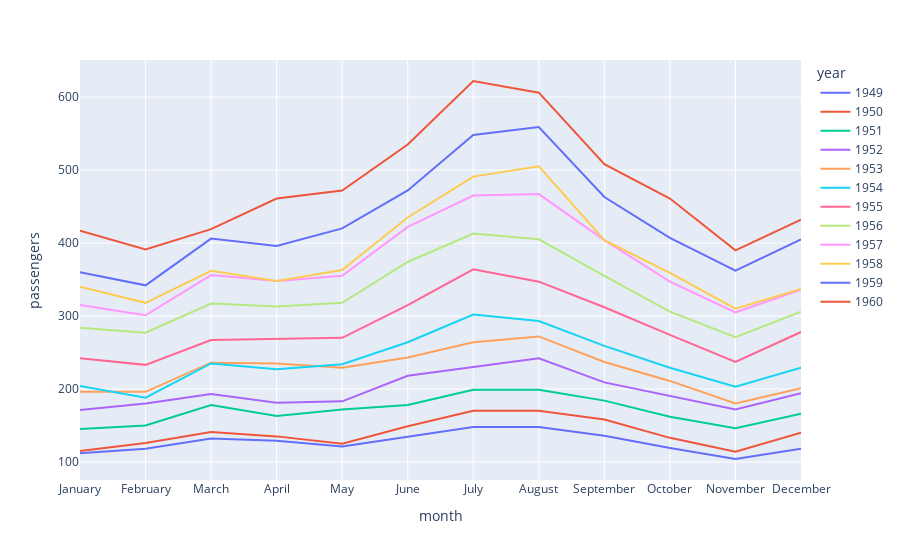

Notebook source saved alongside this figure:
### Code cell
px.line(df, x='month', y='passengers', color='year')

### Figure 1 — Plotly figure (JSON) as saved in the notebook; plotly's stock layout.template omitted (floating-point values rounded to 4 significant figures)
{"data": [{"hovertemplate": "year=1949<br>month=%{x}<br>passengers=%{y}<extra></extra>", "legendgroup": "1949", "line": {"color": "#636efa", "dash": "solid"}, "marker": {"symbol": "circle"}, "mode": "lines", "name": "1949", "orientation": "v", "showlegend": true, "type": "scatter", "x": ["January", "February", "March", "April", "May", "June", "July", "August", "September", "October", "November", "December"], "xaxis": "x", "y": [112, 118, 132, 129, 121, 135, 148, 148, 136, 119, 104, 118], "yaxis": "y"}, {"hovertemplate": "year=1950<br>month=%{x}<br>passengers=%{y}<extra></extra>", "legendgroup": "1950", "line": {"color": "#EF553B", "dash": "solid"}, "marker": {"symbol": "circle"}, "mode": "lines", "name": "1950", "orientation": "v", "showlegend": true, "type": "scatter", "x": ["January", "February", "March", "April", "May", "June", "July", "August", "September", "October", "November", "December"], "xaxis": "x", "y": [115, 126, 141, 135, 125, 149, 170, 170, 158, 133, 114, 140], "yaxis": "y"}, {"hovertemplate": "year=1951<br>month=%{x}<br>passengers=%{y}<extra></extra>", "legendgroup": "1951", "line": {"color": "#00cc96", "dash": "solid"}, "marker": {"symbol": "circle"}, "mode": "lines", "name": "1951", "orientation": "v", "showlegend": true, "type": "scatter", "x": ["January", "February", "March", "April", "May", "June", "July", "August", "September", "October", "November", "December"], "xaxis": "x", "y": [145, 150, 178, 163, 172, 178, 199, 199, 184, 162, 146, 166], "yaxis": "y"}, {"hovertemplate": "year=1952<br>month=%{x}<br>passengers=%{y}<extra></extra>", "legendgroup": "1952", "line": {"color": "#ab63fa", "dash": "solid"}, "marker": {"symbol": "circle"}, "mode": "lines", "name": "1952", "orientation": "v", "showlegend": true, "type": "scatter", "x": ["January", "February", "March", "April", "May", "June", "July", "August", "September", "October", "November", "December"], "xaxis": "x", "y": [171, 180, 193, 181, 183, 218, 230, 242, 209, 191, 172, 194], "yaxis": "y"}, {"hovertemplate": "year=1953<br>month=%{x}<br>passengers=%{y}<extra></extra>", "legendgroup": "1953", "line": {"color": "#FFA15A", "dash": "solid"}, "marker": {"symbol": "circle"}, "mode": "lines", "name": "1953", "orientation": "v", "showlegend": true, "type": "scatter", "x": ["January", "February", "March", "April", "May", "June", "July", "August", "September", "October", "November", "December"], "xaxis": "x", "y": [196, 196, 236, 235, 229, 243, 264, 272, 237, 211, 180, 201], "yaxis": "y"}, {"hovertemplate": "year=1954<br>month=%{x}<br>passengers=%{y}<extra></extra>", "legendgroup": "1954", "line": {"color": "#19d3f3", "dash": "solid"}, "marker": {"symbol": "circle"}, "mode": "lines", "name": "1954", "orientation": "v", "showlegend": true, "type": "scatter", "x": ["January", "February", "March", "April", "May", "June", "July", "August", "September", "October", "November", "December"], "xaxis": "x", "y": [204, 188, 235, 227, 234, 264, 302, 293, 259, 229, 203, 229], "yaxis": "y"}, {"hovertemplate": "year=1955<br>month=%{x}<br>passengers=%{y}<extra></extra>", "legendgroup": "1955", "line": {"color": "#FF6692", "dash": "solid"}, "marker": {"symbol": "circle"}, "mode": "lines", "name": "1955", "orientation": "v", "showlegend": true, "type": "scatter", "x": ["January", "February", "March", "April", "May", "June", "July", "August", "September", "October", "November", "December"], "xaxis": "x", "y": [242, 233, 267, 269, 270, 315, 364, 347, 312, 274, 237, 278], "yaxis": "y"}, {"hovertemplate": "year=1956<br>month=%{x}<br>passengers=%{y}<extra></extra>", "legendgroup": "1956", "line": {"color": "#B6E880", "dash": "solid"}, "marker": {"symbol": "circle"}, "mode": "lines", "name": "1956", "orientation": "v", "showlegend": true, "type": "scatter", "x": ["January", "February", "March", "April", "May", "June", "July", "August", "September", "October", "November", "December"], "xaxis": "x", "y": [284, 277, 317, 313, 318, 374, 413, 405, 355, 306, 271, 306], "yaxis": "y"}, {"hovertemplate": "year=1957<br>month=%{x}<br>passengers=%{y}<extra></extra>", "legendgroup": "1957", "line": {"color": "#FF97FF", "dash": "solid"}, "marker": {"symbol": "circle"}, "mode": "lines", "name": "1957", "orientation": "v", "showlegend": true, "type": "scatter", "x": ["January", "February", "March", "April", "May", "June", "July", "August", "September", "October", "November", "December"], "xaxis": "x", "y": [315, 301, 356, 348, 355, 422, 465, 467, 404, 347, 305, 336], "yaxis": "y"}, {"hovertemplate": "year=1958<br>month=%{x}<br>passengers=%{y}<extra></extra>", "legendgroup": "1958", "line": {"color": "#FECB52", "dash": "solid"}, "marker": {"symbol": "circle"}, "mode": "lines", "name": "1958", "orientation": "v", "showlegend": true, "type": "scatter", "x": ["January", "February", "March", "April", "May", "June", "July", "August", "September", "October", "November", "December"], "xaxis": "x", "y": [340, 318, 362, 348, 363, 435, 491, 505, 404, 359, 310, 337], "yaxis": "y"}, {"hovertemplate": "year=1959<br>month=%{x}<br>passengers=%{y}<extra></extra>", "legendgroup": "1959", "line": {"color": "#636efa", "dash": "solid"}, "marker": {"symbol": "circle"}, "mode": "lines", "name": "1959", "orientation": "v", "showlegend": true, "type": "scatter", "x": ["January", "February", "March", "April", "May", "June", "July", "August", "September", "October", "November", "December"], "xaxis": "x", "y": [360, 342, 406, 396, 420, 472, 548, 559, 463, 407, 362, 405], "yaxis": "y"}, {"hovertemplate": "year=1960<br>month=%{x}<br>passengers=%{y}<extra></extra>", "legendgroup": "1960", "line": {"color": "#EF553B", "dash": "solid"}, "marker": {"symbol": "circle"}, "mode": "lines", "name": "1960", "orientation": "v", "showlegend": true, "type": "scatter", "x": ["January", "February", "March", "April", "May", "June", "July", "August", "September", "October", "November", "December"], "xaxis": "x", "y": [417, 391, 419, 461, 472, 535, 622, 606, 508, 461, 390, 432], "yaxis": "y"}], "layout": {"legend": {"title": {"text": "year"}, "tracegroupgap": 0}, "margin": {"t": 60}, "xaxis": {"anchor": "y", "domain": [0, 1], "title": {"text": "month"}}, "yaxis": {"anchor": "x", "domain": [0, 1], "title": {"text": "passengers"}}}}
